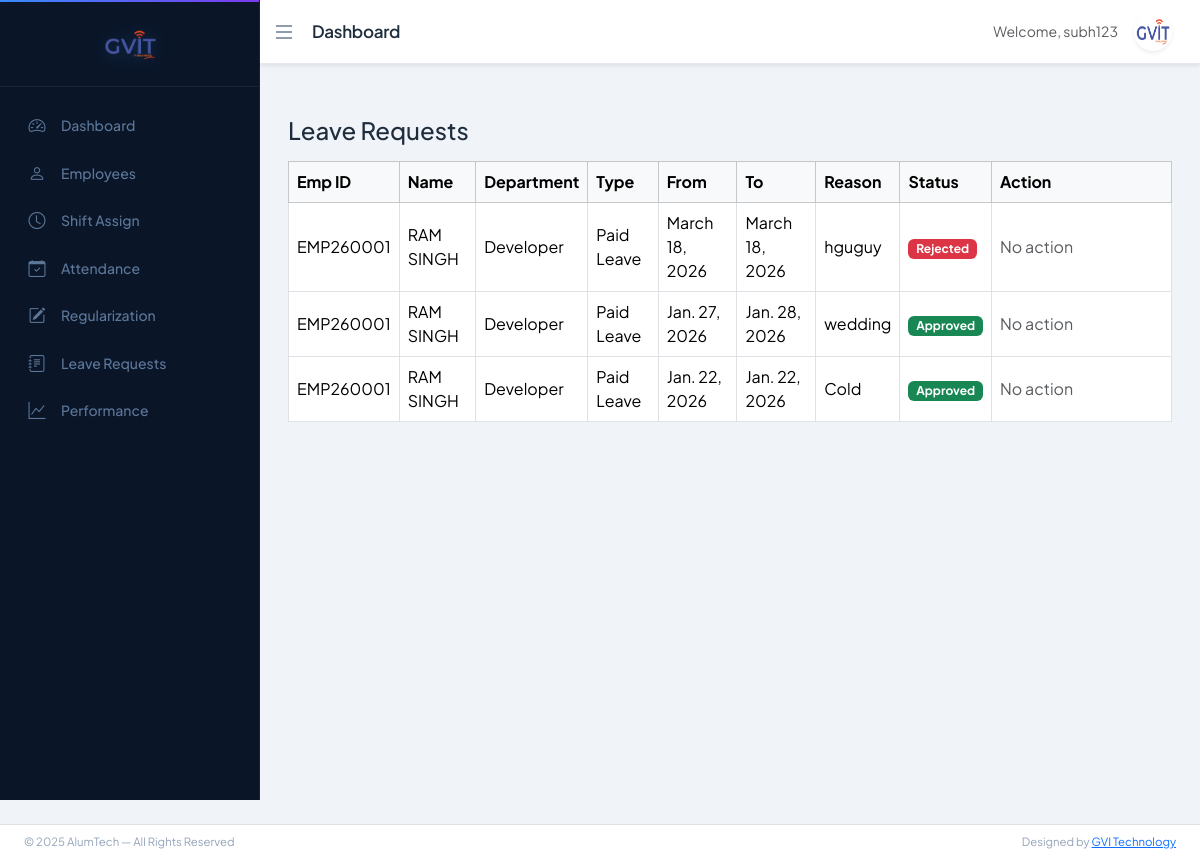
The page /leave/manage/ (signed in) on the database its author committed.
### app/models.py (models this page shows, shortened)
class Leave(models.Model):
    LEAVE_TYPE_CHOICES = [
        ('CL', 'Casual Leave'),
        ('SL', 'Sick Leave'),
        ('PL', 'Paid Leave'),
    ]
    STATUS_CHOICES = [
        ('Pending', 'Pending'),
        ('Approved', 'Approved'),
        ('Rejected', 'Rejected'),
    ]
    employee = models.ForeignKey(Employee,on_delete=models.CASCADE,related_name='leaves')
    leave_type = models.CharField(max_length=20,choices=LEAVE_TYPE_CHOICES)
    start_date = models.DateField()
    end_date = models.DateField()
    reason = models.TextField()
    status = models.CharField(max_length=20,choices=STATUS_CHOICES,default='Pending')
    rejection_reason = models.TextField(blank=True, null=True)
    applied_at = models.DateTimeField(auto_now_add=True)
    reviewed_by = models.ForeignKey(User,on_delete=models.SET_NULL,null=True,blank=True)
    reviewed_at = models.DateTimeField(null=True, blank=True)

class Employee(models.Model):
    BLOOD_GROUP_CHOICES = [
        ('A+', 'A+'), ('A-', 'A-'),
        ('B+', 'B+'), ('B-', 'B-'),
        ('O+', 'O+'), ('O-', 'O-'),
        ('AB+', 'AB+'), ('AB-', 'AB-'),
    ]
    BACHELOR_CHOICES = [
        ('BCom', 'B.Com'),
        ('BSc', 'B.Sc'),
        ('BA', 'B.A'),
        ('BTech', 'B.Tech'),
    ]
    MASTER_CHOICES = [
        ('MCom', 'M.Com'),
        ('MSc', 'M.Sc'),
        ('MA', 'M.A'),
        ('MTech', 'M.Tech'),
    ]
    first_name = models.CharField(max_length=50)
    middle_name = models.CharField(max_length=50, blank=True)
    last_name = models.CharField(max_length=50)
    gender = models.CharField(max_length=10,choices=[('Male','Male'),('Female','Female'),('Other','Other')])
    blood_group = models.CharField(max_length=10, choices=BLOOD_GROUP_CHOICES, blank=True, null=True)
    date_of_birth = models.DateField(null=True, blank=True)
    father_name = models.CharField(max_length=100, blank=True)
    mother_name = models.CharField(max_length=100, blank=True)
    user = models.OneToOneField(User, on_delete=models.CASCADE, null=True, blank=True, related_name='employee_profile')
    email = models.EmailField(unique=True)
    contact_no = models.CharField(max_length=15)
    emergency_contact = models.CharField(max_length=15)
    address = models.TextField(blank=True, null=True)
    permanent_address = models.TextField(blank=True, null=True)
    bachelor_degree = models.CharField(max_length=10, choices=BACHELOR_CHOICES, blank=True, null=True)
    master_degree = models.CharField(max_length=10, choices=MASTER_CHOICES, blank=True, null=True)
    employee_id = models.CharField(max_length=20, unique=True)
    role = models.CharField(
    max_length=20,
    choices=[
        ('HR','HR'),
        ('ACCOUNTS','Accounts'),
        ('EMPLOYEE','Employee')
    ],
    default='EMPLOYEE'
)
    department = models.ForeignKey(Department, on_delete=models.PROTECT)
    designation = models.ForeignKey(Designation, on_delete=models.PROTECT)
    date_of_joining = models.DateField(blank=True, null=True)
    photo = models.ImageField(upload_to='employees/', blank=True, null=True)
    pan_no = models.CharField(max_length=10,blank=True,null=True)
    Aadhar_no = models.CharField(max_length=12,blank=True,null=True)
    Bank_name = models.CharField(max_length=50,blank=True,null=True)
    acc_no = models.CharField(max_length=15,blank=True,null=True)
    ifsc_no = models.CharField(max_length=15,blank=True,null=True)
    branch_name = models.CharField(max_length=50,blank=True,null=True)
    is_active = models.BooleanField(default=True)
    created_at = models.DateTimeField(auto_now_add=True)
    lwp_balance = models.IntegerField(default=0)
    generated_at = models.DateField(blank=True, null=True)
    created_by = models.ForeignKey(User, on_delete=models.SET_NULL, null=True, blank=True, related_name='created_employees')
    def full_name(self):
        return f"{self.first_name} {self.middle_name} {self.last_name}".strip()

class Department(models.Model):
    name = models.CharField(max_length=100, unique=True)
    description = models.TextField(blank=True)

### app/views.py (the view)
# urls.py: path('leave/manage/', views.admin_leave_list, name='admin_leave_list'),
@login_required(login_url='login')
def admin_leave_list(request):
    leaves = Leave.objects.select_related(
        'employee__department',
        'employee__designation'
    ).order_by('-applied_at')
    return render(request, 'leave/admin_leave_list.html', {
        'leaves': leaves
    })

### templates/leave/admin_leave_list.html (shortened to what this page needs)
{% extends 'base_dashboard.html' %}
{% block content %}
<h4 class="mb-3">Leave Requests</h4>
<table class="table table-bordered align-middle">
  <thead class="table-light">
    <tr>
      <th>Emp ID</th>
      <th>Name</th>
      <th>Department</th>
      <th>Type</th>
      <th>From</th>
      <th>To</th>
      <th>Reason</th>
      <th>Status</th>
      <th width="180">Action</th>
    </tr>
  </thead>
  <tbody>
    {% for leave in leaves %}
    <tr>
      <td>{{ leave.employee.employee_id }}</td>
      <td>{{ leave.employee.full_name }}</td>
      <td>{{ leave.employee.department.name }}</td>
      <td>{{ leave.get_leave_type_display }}</td>
      <td>{{ leave.start_date }}</td>
      <td>{{ leave.end_date }}</td>
      <td>{{ leave.reason|truncatechars:40 }}</td>
      <td>
        <span
          class="badge {% if leave.status == 'Approved' %}bg-success{% elif leave.status == 'Rejected' %}bg-danger{% else %}bg-warning{% endif %}"
        >
          {{ leave.status }}
        </span>
      </td>
      <td>
        {% if leave.status == 'Pending' %}
        <button
          class="btn btn-success btn-sm"
          data-bs-toggle="modal"
          data-bs-target="#approveModal{{ leave.id }}"
        >
          Approve
        </button>
        <button
          class="btn btn-danger btn-sm"
          data-bs-toggle="modal"
          data-bs-target="#rejectModal{{ leave.id }}"
        >
          Reject
        </button>
        {% else %}
        <span class="text-muted">No action</span>
        {% endif %}
      </td>
    </tr>
    {% empty %}
    <tr>
      <td colspan="9" class="text-center text-muted">
        No leave requests found
      </td>
    </tr>
    {% endfor %}
  </tbody>
</table>
{% endblock %}

### templates/base_dashboard.html (shortened to what this page needs)
{% load static %}
<!doctype html>
<html lang="en">
<head>
<link href="https://cdn.jsdelivr.net/npm/bootstrap@5.3.2/dist/css/bootstrap.min.css" rel="stylesheet">
<link href="https://cdn.jsdelivr.net/npm/bootstrap-icons@1.11.3/font/bootstrap-icons.css" rel="stylesheet">
<link rel="stylesheet" href="{% static 'css/dashboard_style.css' %}">
</head>
<body>
{% if request.user.is_superuser %}
    {% include "includes/sidebar_admin.html" %}
{% elif request.user.employee_profile.role == "HR" %}
    {% include "includes/sidebar_hr.html" %}
{% elif request.user.employee_profile.role == "ACCOUNTS" %}
    {% include "includes/sidebar_accounts.html" %}
{% else %}
    {% include "includes/sidebar_employee.html" %}
{% endif %}
<nav class="navbar navbar-expand-lg navbar-custom shadow-sm" id="navbar">
    <div class="container-fluid">
        <button class="toggle-btn border-0 bg-transparent p-0"
                id="sidebarToggleBtn"
                aria-label="Toggle sidebar"
                aria-expanded="true"
                aria-controls="sidebar">
            <i class="bi bi-list fs-4"></i>
        </button>
        <span class="navbar-brand ms-3 fw-semibold">
            {% block page_title %}Dashboard{% endblock %}
        </span>
        <div class="ms-auto d-flex align-items-center gap-3 me-3">
            <span class="text-muted small">
                Welcome, {{ request.user.username }}
            </span>
            <div class="dropdown">
                <a href="#"
                   class="dropdown-toggle profile-toggle"
                   data-bs-toggle="dropdown"
                   aria-label="User profile menu"
                   aria-haspopup="true"
                   aria-expanded="false">
                    <img src="{% static 'images/gvit.png' %}"
                         width="38"
                         height="38"
                         class="rounded-circle shadow-sm"
                         alt="Profile picture">
                </a>
            </div>
        </div>
    </div>
</nav>
<div class="content mt-4 pb-5" id="content">
    {% block content %}{% endblock %}
</div>
<footer id="footer" class="bg-secondary border-top mt-auto">
    <div class="container-fluid px-4">
        <div class="row align-items-center py-2">
            <div class="col-md-6 small">
                © 2025 AlumTech — All Rights Reserved
            </div>
            <div class="col-md-6 text-md-end small">
                Designed by
                <a href="https://www.gvitechnology.com/" target="_blank">
                    GVI Technology
                </a>
            </div>
        </div>
    </div>
</footer>
</body>
</html>

### static/css/dashboard_style.css (style rules this page uses)
:root { --sidebar-width: 260px; --sidebar-collapsed: 72px; --navbar-height: 64px; --sidebar-bg: #0a1628; --sidebar-surface: #111f38; --sidebar-border: rgba(255,255,255,0.06); --sidebar-active-glow: rgba(56, 139, 253, 0.15); --accent: #388bfd; --accent-soft: rgba(56, 139, 253, 0.18); --accent-glow: 0 0 20px rgba(56, 139, 253, 0.35); --text-primary: #e6edf3; --text-muted: #5d7799; --text-faint: #374a63; --bg-page: #f0f3f8; --surface: #ffffff; --border: #e4e9f0; --shadow-sm: 0 1px 3px rgba(0,0,0,0.06), 0 1px 2px rgba(0,0,0,0.04); --shadow-md: 0 4px 16px rgba(0,0,0,0.08); --radius: 12px; --transition: all 0.3s cubic-bezier(0.4, 0, 0.2, 1); }
*, *::before, *::after { box-sizing: border-box; }
body { overflow-x: hidden; background: var(--bg-page); font-family: 'Plus Jakarta Sans', 'Segoe UI', sans-serif; color: #1e2d3d; -webkit-font-smoothing: antialiased; }
.navbar-custom { background: var(--surface); border-bottom: 1px solid var(--border); margin-left: var(--sidebar-width); height: var(--navbar-height); transition: var(--transition); display: flex; align-items: center; box-shadow: var(--shadow-sm); position: sticky; top: 0; z-index: 999; }
.navbar-brand { font-weight: 700; font-size: 17px; color: #1e2d3d; letter-spacing: -0.3px; }
.toggle-btn { font-size: 20px; cursor: pointer; color: #64748b; transition: var(--transition); padding: 6px; border-radius: 8px; line-height: 1; }
.profile-toggle img { cursor: pointer; border: 2px solid transparent; border-radius: 50%; transition: var(--transition); }
.profile-toggle::after { display: none !important; }
.profile-toggle { padding: 0; }
.content { margin-left: var(--sidebar-width); padding: 28px; padding-bottom: 90px; transition: var(--transition); min-height: calc(100vh - var(--navbar-height)); }
#footer { left: var(--sidebar-width); transition: var(--transition); background: var(--surface) !important; border-top: 1px solid var(--border); font-size: 13px; color: #94a3b8; }
#content { animation: pageFadeIn 0.3s ease forwards; }

### rows shown on the page
Leave: employee.employee_id "EMP260001", employee.full_name "RAM SINGH", employee.department.name "Developer", leave_type "Paid Leave", start_date "March 18, 2026", end_date "March 18, 2026", reason "hguguy", status "Rejected", shows "No action"
Leave: employee.employee_id "EMP260001", employee.full_name "RAM SINGH", employee.department.name "Developer", leave_type "Paid Leave", start_date "Jan. 27, 2026", end_date "Jan. 28, 2026", reason "wedding", status "Approved", shows "No action"
Leave: employee.employee_id "EMP260001", employee.full_name "RAM SINGH", employee.department.name "Developer", leave_type "Paid Leave", start_date "Jan. 22, 2026", end_date "Jan. 22, 2026", reason "Cold", status "Approved", shows "No action"

### other values the page prints
{{ request.user.username }} "subh123"
